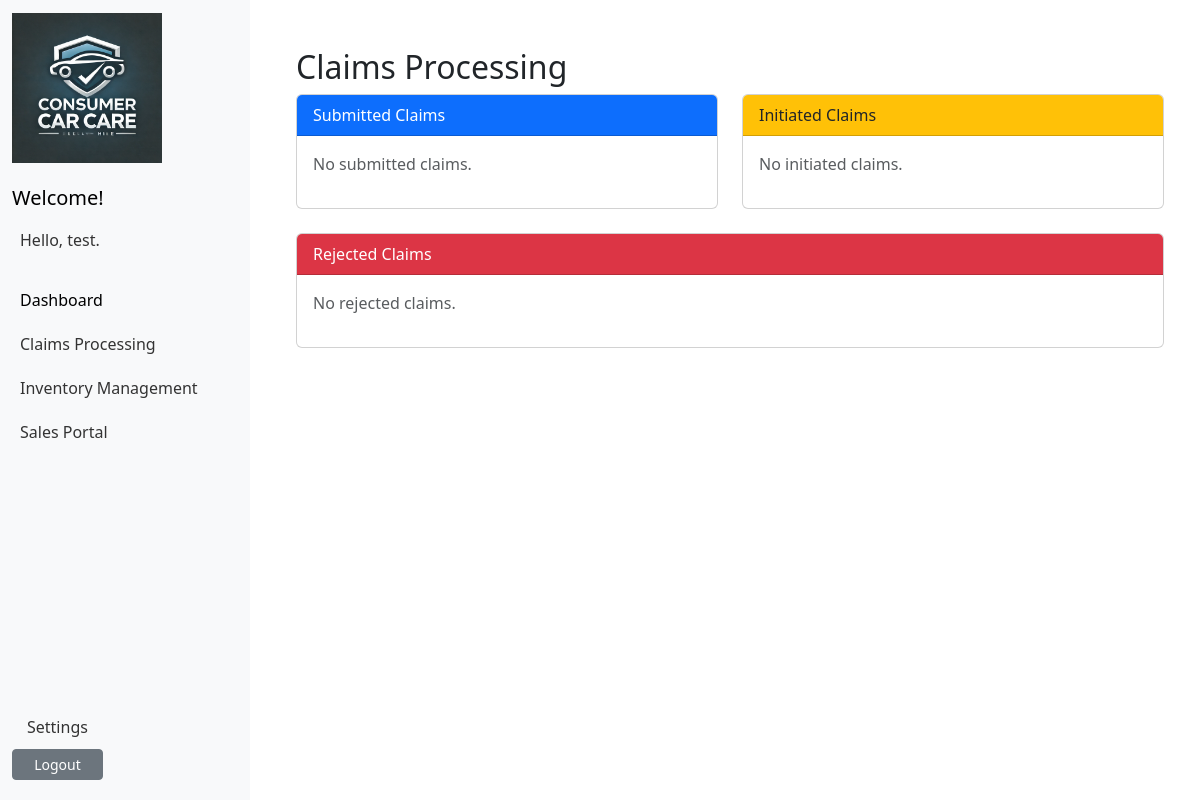
The page /claims/ (signed in) on the database as committed earlier.
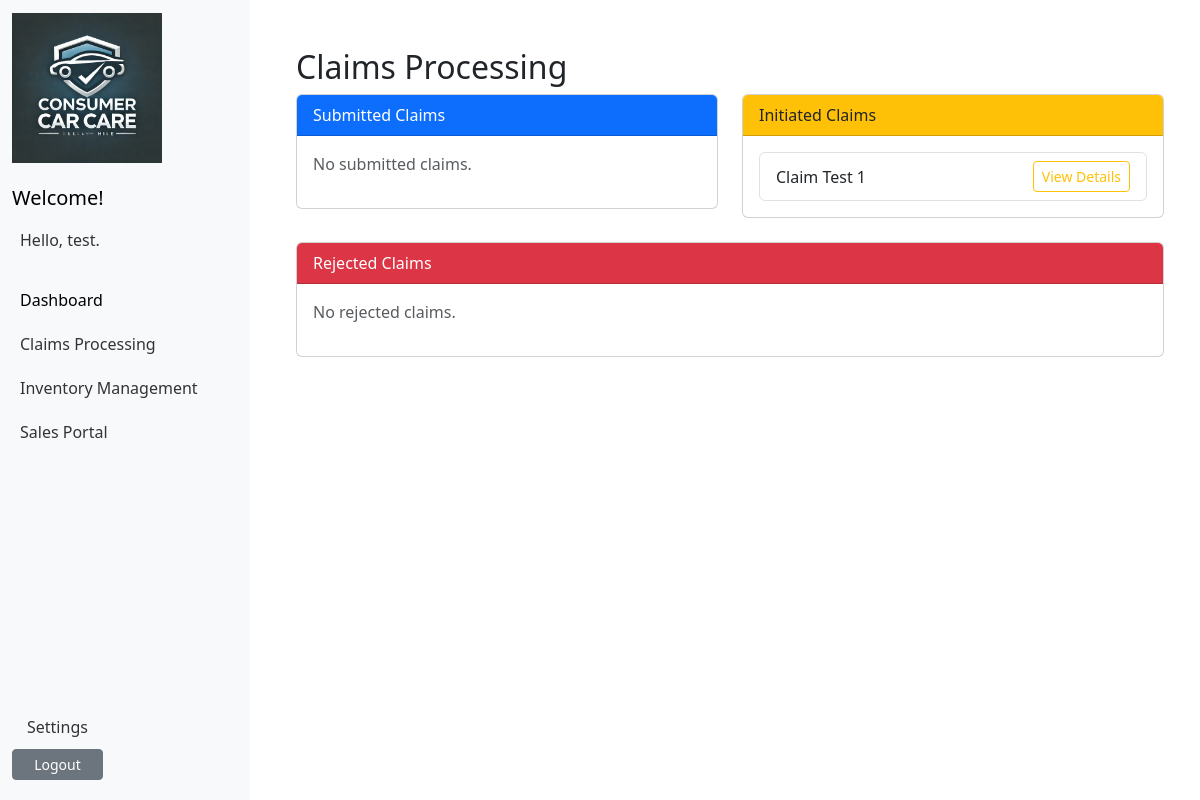
The same page on the database as committed later.
### Apps/C3_app1/models.py (models this page shows, shortened)
class Claim(models.Model):
    STATUS_CHOICES = [
        ('submitted', 'Submitted'),
        ('initiated', 'Initiated'),
        ('rejected', 'Rejected'),
    ]
    name = models.CharField(max_length=255)  # Claim Name
    description = models.TextField(blank=True, null=True)  # Optional claim details
    user = models.ForeignKey(User, on_delete=models.CASCADE)  # The user who submitted the claim
    status = models.CharField(max_length=10, choices=STATUS_CHOICES, default='submitted')  # Claim status
    created_at = models.DateTimeField(auto_now_add=True)  # Auto timestamp when claim is created

### Apps/C3_app1/views.py (the view)
# urls.py: path('claims/', views.claims, name='claims'),
@login_required
def claims(request):
    submitted_claims = Claim.objects.filter(status='submitted')
    initiated_claims = Claim.objects.filter(status='initiated')
    rejected_claims = Claim.objects.filter(status='rejected')
    return render(request, 'C3_app1/claims.html', {
        'submitted_claims': submitted_claims,
        'initiated_claims': initiated_claims,
        'rejected_claims': rejected_claims,
    })

### Apps/C3_app1/templates/C3_app1/claims.html (shortened to what this page needs)
{% extends "base.html" %}
{% block content %}
<div class="container mt-4">
    <h2>Claims Processing</h2>
    <div class="row">
        <div class="col-md-6">
            <div class="card">
                <div class="card-header bg-primary text-white">Submitted Claims</div>
                <div class="card-body">
                    {% if submitted_claims %}
                        <ul class="list-group">
                            {% for claim in submitted_claims %}
                                <li class="list-group-item d-flex justify-content-between align-items-center">
                                    {{ claim.name }}
                                    <a href="{% url 'C3_app1:claims_detail' claim.id %}" class="btn btn-sm btn-outline-primary">View Details</a>
                                </li>
                            {% endfor %}
                        </ul>
                    {% else %}
                        <p class="text-muted">No submitted claims.</p>
                    {% endif %}
                </div>
            </div>
        </div>
        <div class="col-md-6">
            <div class="card">
                <div class="card-header bg-warning text-dark">Initiated Claims</div>
                <div class="card-body">
                    {% if initiated_claims %}
                        <ul class="list-group">
                            {% for claim in initiated_claims %}
                                <li class="list-group-item d-flex justify-content-between align-items-center">
                                    {{ claim.name }}
                                    <a href="{% url 'C3_app1:claims_detail' claim.id %}" class="btn btn-sm btn-outline-warning">View Details</a>
                                </li>
                            {% endfor %}
                        </ul>
                    {% else %}
                        <p class="text-muted">No initiated claims.</p>
                    {% endif %}
                </div>
            </div>
        </div>
    </div>
    <div class="row mt-4">
        <div class="col-12">
            <div class="card">
                <div class="card-header bg-danger text-white">Rejected Claims</div>
                <div class="card-body">
                    {% if rejected_claims %}
                        <ul class="list-group">
                            {% for claim in rejected_claims %}
                                <li class="list-group-item d-flex justify-content-between align-items-center">
                                    {{ claim.name }}
                                    <a href="{% url 'C3_app1:claims_detail' claim.id %}" class="btn btn-sm btn-outline-danger">View Details</a>
                                </li>
                            {% endfor %}
                        </ul>
                    {% else %}
                        <p class="text-muted">No rejected claims.</p>
                    {% endif %}
                </div>
            </div>
        </div>
    </div>
</div>
{% endblock %}

### templates/base.html (shortened to what this page needs)
<!DOCTYPE html>
<html lang="en">
<head>
    {% load static %}
    <link rel="stylesheet" href="{% static 'bootstrap/css/bootstrap.css' %}">
    <link rel="stylesheet" href="{% static 'css/nav.css' %}">
</head>
<body>
    <div class="d-flex">
        {% if user.is_authenticated %}
        <nav class="navbar navbar-expand-lg navbar-light bg-light flex-column sidebar">
            <div class="container-fluid d-flex flex-column align-items-start">
                <a class="navbar-brand" href="#">
                    <img src="{% static 'images/logo.webp' %}" alt="C3 Logo" class="logo">
                </a>
                <a class="navbar-brand" href="#">Welcome!</a>
                <div class="collapse navbar-collapse show" id="navbarNavAltMarkup">
                    <div class="navbar-nav flex-column">
                        <p class="nav-link">Hello, {{ user.username }}.</p>
                        <a class="nav-link active" aria-current="page" href="{% url 'C3_app1:index' %}">Dashboard</a>
                        <a class="nav-link" href="{% url 'C3_app1:claims' %}">Claims Processing</a>
                        <a class="nav-link" href="{% url 'C3_app1:inventory' %}">Inventory Management</a>
                        <a class="nav-link" href="{% url 'C3_app1:sales_p' %}">Sales Portal</a>
                    </div>
                    <div class="logout-container">
                        <a class="nav-link" href="{% url 'C3_app1:settings' %}">Settings</a>
                        <form method="post" action="{% url 'logout' %}">
                            <button type="submit" class="btn btn-secondary btn-sm w-100">Logout</button>
                        </form>
                    </div>
                </div>
            </div>
        </nav>
        {% endif %}
        <div class="content-container w-100 p-4">
            {% block content %} to be overridden {% endblock content %}
        </div>
    </div>
</body>
</html>

### static/css/nav.css (style rules this page uses)
.sidebar { width: 250px; height: 100vh; position: fixed; top: 0; left: 0; background-color: #f8f9fa; display: flex; flex-direction: column; }
.logout-container { position: absolute; bottom: 20px; }
.sidebar .navbar-nav { width: 100%; }
.sidebar .nav-link { padding: 10px 15px; color: #333; }
.content-container { margin-left: 260px; flex-grow: 1; }
.logo { width: 150px; height: auto; margin-bottom: 10px; }

Rows that differ between the two databases and show on the page:
added Claim: name "Claim Test 1"
Other text that changed with them:
text no longer shown: "No initiated claims."
